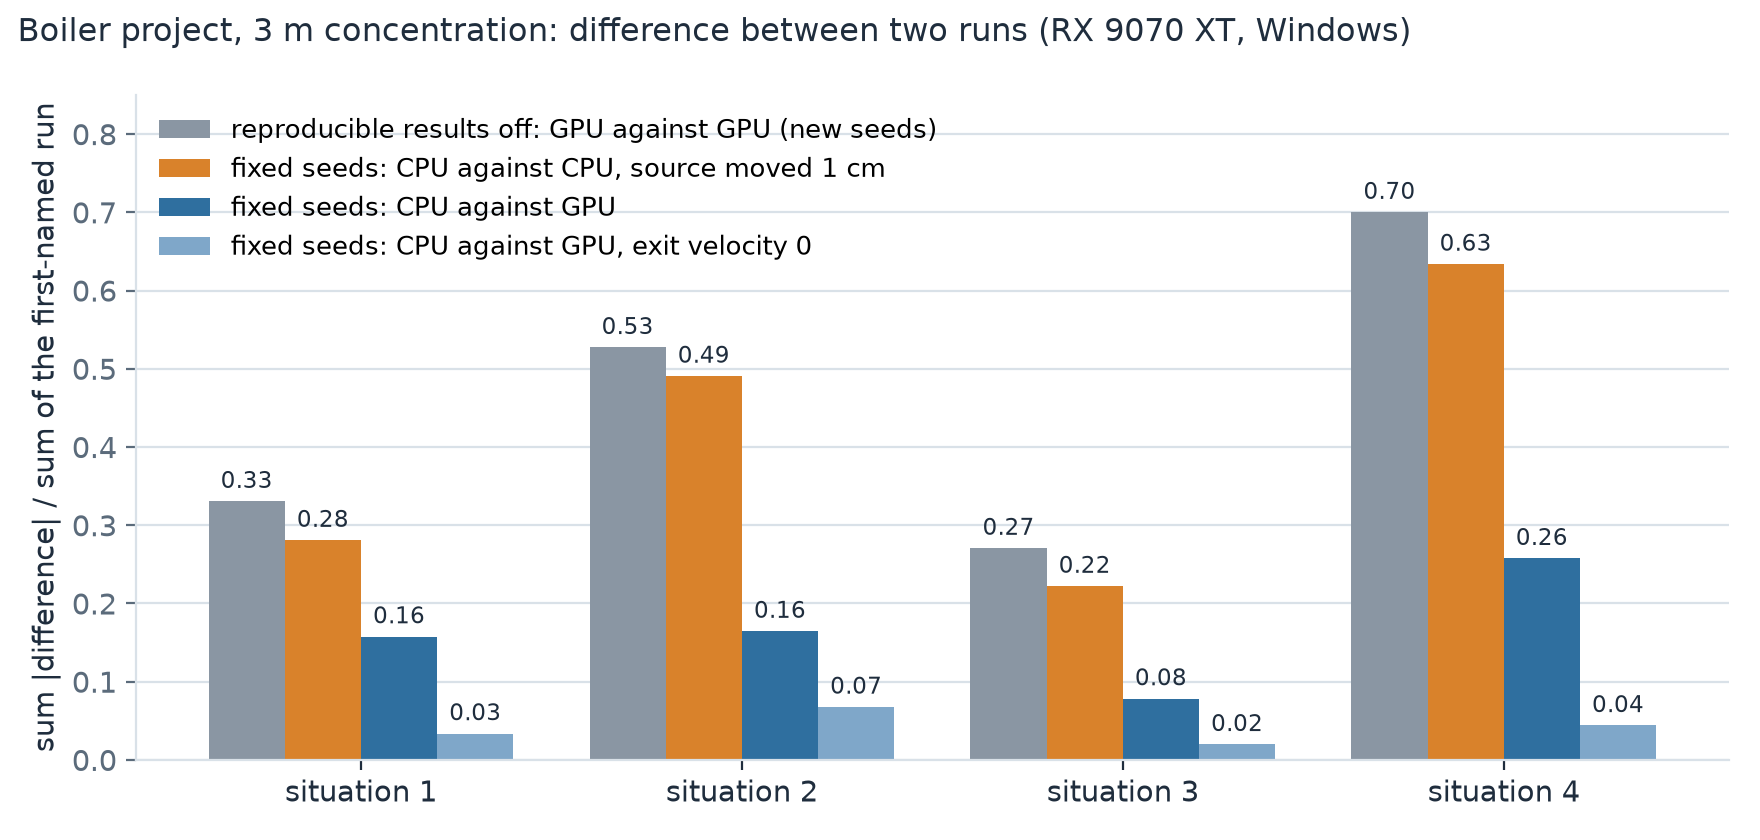

Python code for this plot:
"""Figure for the #77 reply of 16 Nov 2026: how far apart two runs of the Boiler project end up, per situation.

Grouped bars, one group per weather situation: sum of absolute cell differences of the 3 m concentration (the only slice of this project) over the
sum of the first run (NMAE), for
  - reproducible results off, GPU against GPU (new seeds; the flow field also runs on all threads),
  - fixed seeds, CPU against CPU with the source moved 1 cm,
  - fixed seeds, CPU against GPU,
  - fixed seeds, CPU against GPU with exit velocity 0 (no plume rise; a different concentration field).
Numbers are recomputed here from the .grz files of the run folders (same decoding as tools/diff_detail.py).
"""
import json
import struct
import zipfile
from pathlib import Path

import matplotlib
matplotlib.use('Agg')
import matplotlib.pyplot as plt  # noqa: E402
import numpy as np  # noqa: E402

JOB = Path(r'<job folder>')
OUT = Path(__file__).resolve().parent
NAME = 'pr77_boiler_divergence'
PAIRS = [
    ('gpu', 'gpu_repeat', 'reproducible results off: GPU against GPU (new seeds)', '#8a96a3'),
    ('cpu_fixed', 'cpu_fixed_pert', 'fixed seeds: CPU against CPU, source moved 1 cm', '#d9822b'),
    ('cpu_fixed', 'gpu_fixed', 'fixed seeds: CPU against GPU', '#2f6f9f'),
    ('cpu_fixed_nopr', 'gpu_fixed_nopr', 'fixed seeds: CPU against GPU, exit velocity 0', '#7fa7c9'),
]
INK, MUTED, GRID = '#1f2d3d', '#5b6b7b', '#d9e1e8'
plt.rcParams.update({'font.family': 'DejaVu Sans', 'font.size': 10.5, 'axes.edgecolor': GRID,
                     'axes.labelcolor': INK, 'xtick.color': INK, 'ytick.color': MUTED,
                     'axes.spines.top': False, 'axes.spines.right': False})


def load(run, sit):
    with zipfile.ZipFile(JOB / 'runs' / run / 'Computation' / f'{sit:05d}.grz') as z:
        name = [n for n in z.namelist() if n.endswith('.con')][0]
        p = z.read(name)
    assert struct.unpack_from('<i', p)[0] == -1
    rec = np.frombuffer(p, dtype=np.dtype([('x', '<i4'), ('y', '<i4'), ('v', '<f4')]), offset=4)
    return {(int(x), int(y)): float(v) for x, y, v in rec}


def nmae(a, b):
    keys = set(a) | set(b)
    va = np.array([a.get(k, 0.0) for k in keys])
    vb = np.array([b.get(k, 0.0) for k in keys])
    return float(np.abs(va - vb).sum() / va.sum())


def main():
    vals = {f'{a} vs {b}': [nmae(load(a, s), load(b, s)) for s in range(1, 5)] for a, b, _, _ in PAIRS}
    fig, ax = plt.subplots(figsize=(8.8, 4.2), dpi=200)
    w = 0.2
    x = np.arange(4)
    for i, (a, b, lab, col) in enumerate(PAIRS):
        v = vals[f'{a} vs {b}']
        bars = ax.bar(x + (i - 1.5) * w, v, w, color=col, label=lab)
        for bx, bv in zip(bars, v):
            ax.text(bx.get_x() + bx.get_width() / 2, bv + 0.01, f'{bv:.2f}', ha='center', va='bottom', fontsize=8.2, color=INK)
    ax.set_xticks(x)
    ax.set_xticklabels([f'situation {s}' for s in range(1, 5)])
    ax.set_ylabel('sum |difference| / sum of the first-named run')
    ax.set_ylim(0, 0.85)
    ax.yaxis.grid(True, color=GRID, linewidth=0.8)
    ax.set_axisbelow(True)
    ax.legend(loc='upper left', frameon=False, fontsize=9.2)
    fig.suptitle('Boiler project, 3 m concentration: difference between two runs (RX 9070 XT, Windows)',
                 x=0.01, ha='left', fontsize=11.5, color=INK)
    fig.tight_layout()
    fig.savefig(OUT / f'{NAME}.png', facecolor='white')
    (OUT / f'{NAME}.json').write_text(json.dumps(vals, indent=1), encoding='utf8')
    print(json.dumps({k: [round(x, 4) for x in v] for k, v in vals.items()}))


main()
